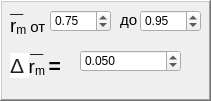
   <widget class="QFrame" name="frame_5">
    <property name="geometry">
     <rect>
      <x>470</x>
      <y>30</y>
      <width>211</width>
      <height>101</height>
     </rect>
    </property>
    <property name="frameShape">
     <enum>QFrame::WinPanel</enum>
    </property>
    <property name="frameShadow">
     <enum>QFrame::Raised</enum>
    </property>
    <widget class="QDoubleSpinBox" name="dblSpinBox_12">
     <property name="geometry">
      <rect>
       <x>50</x>
       <y>10</y>
       <width>61</width>
       <height>22</height>
      </rect>
     </property>
     <property name="wrapping">
      <bool>true</bool>
     </property>
     <property name="decimals">
      <number>2</number>
     </property>
     <property name="minimum">
      <double>0.050000000000000</double>
     </property>
     <property name="maximum">
      <double>1.000000000000000</double>
     </property>
     <property name="singleStep">
      <double>0.050000000000000</double>
     </property>
     <property name="value">
      <double>0.750000000000000</double>
     </property>
    </widget>
    <widget class="QLabel" name="lbl_19">
     <property name="geometry">
      <rect>
       <x>120</x>
       <y>10</y>
       <width>21</width>
       <height>21</height>
      </rect>
     </property>
     <property name="text">
      <string>&lt;html&gt;&lt;head/&gt;&lt;body&gt;&lt;p&gt;&lt;span style=&quot; font-size:11pt;&quot;&gt;до&lt;/span&gt;&lt;/p&gt;&lt;/body&gt;&lt;/html&gt;</string>
     </property>
    </widget>
    <widget class="QLabel" name="lbl_20">
     <property name="geometry">
      <rect>
       <x>10</x>
       <y>50</y>
       <width>81</width>
       <height>31</height>
      </rect>
     </property>
     <property name="text">
      <string>&lt;!DOCTYPE HTML PUBLIC &quot;-//W3C//DTD HTML 4.0//EN&quot; &quot;http://www.w3.org/TR/REC-html40/strict.dtd&quot;&gt;
&lt;html&gt;&lt;head&gt;&lt;meta name=&quot;qrichtext&quot; content=&quot;1&quot; /&gt;&lt;style type=&quot;text/css&quot;&gt;
p, li { white-space: pre-wrap; }
&lt;/style&gt;&lt;/head&gt;&lt;body style=&quot; font-family:'MS Shell Dlg 2'; font-size:8pt; font-weight:400; font-style:normal;&quot;&gt;
&lt;p style=&quot; margin-top:12px; margin-bottom:12px; margin-left:0px; margin-right:0px; -qt-block-indent:0; text-indent:0px;&quot;&gt;&lt;span style=&quot; font-family:'arial,sans-serif'; font-size:16pt; color:#222222; background-color:#ffffff;&quot;&gt;Δ &lt;/span&gt;&lt;span style=&quot; font-size:14pt;&quot;&gt;r&lt;/span&gt;&lt;span style=&quot; font-size:14pt; vertical-align:sub;&quot;&gt;m&lt;/span&gt;&lt;span style=&quot; font-family:'Times New Roman,serif'; font-size:16pt; vertical-align:sub;&quot;&gt; &lt;/span&gt;&lt;span style=&quot; font-family:'Times New Roman,serif'; font-size:16pt; font-weight:600;&quot;&gt;=&lt;/span&gt;&lt;/p&gt;&lt;/body&gt;&lt;/html&gt;</string>
     </property>
    </widget>
    <widget class="QDoubleSpinBox" name="dblSpinBox_14">
     <property name="geometry">
      <rect>
       <x>80</x>
       <y>50</y>
       <width>101</width>
       <height>22</height>
      </rect>
     </property>
     <property name="wrapping">
      <bool>true</bool>
     </property>
     <property name="decimals">
      <number>3</number>
     </property>
     <property name="minimum">
      <double>0.001000000000000</double>
     </property>
     <property name="maximum">
      <double>1.000000000000000</double>
     </property>
     <property name="singleStep">
      <double>0.005000000000000</double>
     </property>
     <property name="value">
      <double>0.050000000000000</double>
     </property>
    </widget>
    <widget class="QLabel" name="label_7">
     <property name="geometry">
      <rect>
       <x>10</x>
       <y>0</y>
       <width>16</width>
       <height>16</height>
      </rect>
     </property>
     <property name="text">
      <string>__</string>
     </property>
    </widget>
    <widget class="QLabel" name="lbl_24">
     <property name="geometry">
      <rect>
       <x>10</x>
       <y>10</y>
       <width>41</width>
       <height>31</height>
      </rect>
     </property>
     <property name="text">
      <string>&lt;html&gt;&lt;head/&gt;&lt;body&gt;&lt;p&gt;&lt;span style=&quot; font-size:14pt;&quot;&gt;r&lt;/span&gt;&lt;span style=&quot; font-size:14pt; vertical-align:sub;&quot;&gt;m&lt;/span&gt;&lt;span style=&quot; font-size:11pt;&quot;&gt; от&lt;/span&gt;&lt;/p&gt;&lt;/body&gt;&lt;/html&gt;</string>
     </property>
    </widget>
    <widget class="QLabel" name="label_8">
     <property name="geometry">
      <rect>
       <x>30</x>
       <y>40</y>
       <width>16</width>
       <height>16</height>
      </rect>
     </property>
     <property name="text">
      <string>__</string>
     </property>
    </widget>
    <widget class="QDoubleSpinBox" name="dblSpinBox_18">
     <property name="geometry">
      <rect>
       <x>140</x>
       <y>10</y>
       <width>61</width>
       <height>22</height>
      </rect>
     </property>
     <property name="wrapping">
      <bool>true</bool>
     </property>
     <property name="decimals">
      <number>2</number>
     </property>
     <property name="minimum">
      <double>0.050000000000000</double>
     </property>
     <property name="maximum">
      <double>1.000000000000000</double>
     </property>
     <property name="singleStep">
      <double>0.050000000000000</double>
     </property>
     <property name="value">
      <double>0.950000000000000</double>
     </property>
    </widget>
   </widget>
